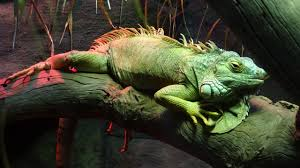
#> input picture topics_of_learning/image.jpg, 300 x 168 px
$ python image_processing.py
#> lines starting #> are read from the running program, lines starting #| are printed output that depends on the picture; after the words box and inside, x2 and y2 are one past the last pixel; in counts of white or black regions, pixels touching at a corner belong together
import cv2
import numpy as np

FILE_NAME = 'image.jpg'

# scaling image
try:
    img = cv2.imread(FILE_NAME)
#> img is the input picture: shape (168, 300, 3); mean B, G, R 46.3, 65, 65.3

    (height, width) = img.shape[:2]     # get number of pixels horizontaly and vertically
#> height = 168; width = 300

    # specify the size and interpolation method
    # cv2.INTER_AREA is used for shrinking
    # cv2.INTER_CUBIC is used for zooming
    img_res = cv2.resize(img, (int(width / 2), int(height / 2)), interpolation = cv2.INTER_CUBIC)
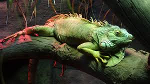
#> img_res: shape (84, 150, 3); mean B, G, R 46.4, 65, 65.3

    cv2.imwrite('result.jpg', img_res)    # write image back to disk

except IOError:
    print('Error while reading files!')


# rotating image

try:
    img = cv2.imread(FILE_NAME)

    (rows, cols) = img.shape[:2]
#> rows = 168; cols = 300

    # create a matrix for transformation
    # rotation w.r.t center to 45 degree without scaling
    matrix = cv2.getRotationMatrix2D((cols / 2, rows / 2), 45, 1)
    img_res = cv2.warpAffine(img, matrix, (cols, rows))
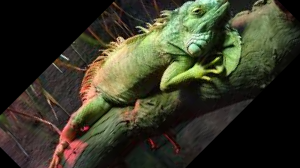
#> img_res: shape (168, 300, 3); mean B, G, R 39.3, 56.3, 56.4

    cv2.imwrite('result.jpg', img_res)

except IOError:
    print('Error while reading file!')

# translating image (shifting it within a given frame of reference)

# create translation matrix, shift: (x, y)
# M = [1 0 x]
#     [0 1 y]
# shift by (100, 50)
matrix = np.float32([[1, 0, -100], [0, 1, 50]])

try:
    img = cv2.imread('image.jpg')
    (rows, cols) = img.shape[:2]

    # warpAffine does shifting when given translation matrix
    img_res = cv2.warpAffine(img, matrix, (cols, rows))
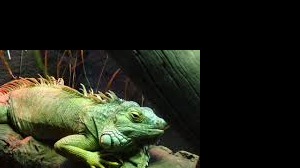
#> img_res: shape (168, 300, 3); mean B, G, R 26.6, 39.6, 37.1

    cv2.imwrite('result.jpg', img_res)

except IOError:
    print('Error while reading files!')

# edge detection

try:
    img = cv2.imread('bug.jpg')
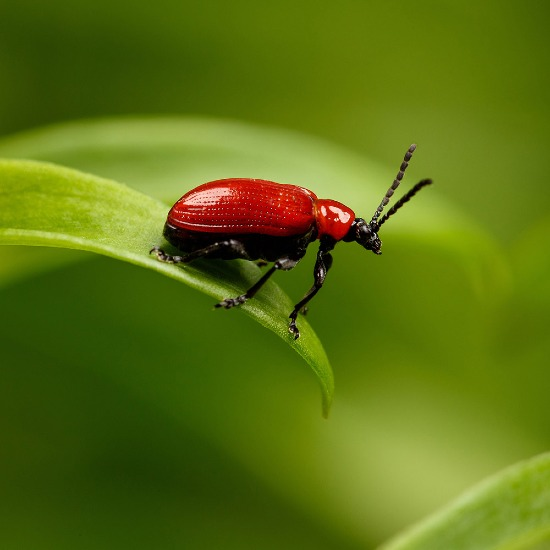
#> input picture topics_of_learning/bug.jpg, 550 x 550 px
#> img is the input picture: shape (550, 550, 3); mean B, G, R 17.5, 112.9, 91.4

    # Canny edge detection
    edges = cv2.Canny(img, 100, 200)          # (image, threshold1, threshold2)
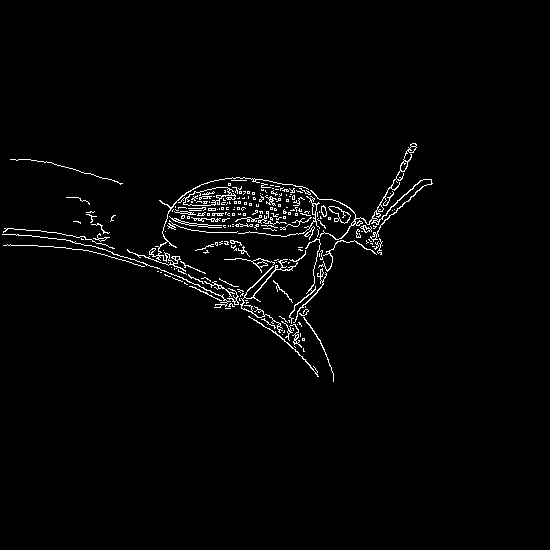
#> edges: shape (550, 550); 2% white in thin lines or dots, all inside (x1, y1, x2, y2) = (2, 143, 433, 382)
    # 1: high threshold value of intensity gradient
    # 2: low threshold value of intensity gradient

    cv2.imshow('edge detection', edges)
    cv2.waitKey(0)

    cv2.imwrite('result.jpg', edges)

except IOError:
    print ('Error while reading files!')

'''
Canny method for edge detection:

1) noise reduction using 5x5 gaussian filter
larger kernel - smaller sensitivity to noise, increase error of edge detection

2) finding intensity gradient
four filters with a Sobel kernel - vertical, horizontal and two diagonal directions

3) non-maximum suppresion - find the largest edge
all gradient values except local maxima set to 0
check if it is local maximum in its neighborhood in the direction of gradient (removes unwanted pixels which may not constitute the edge)

4) hysteresis thresholding - decide which edges are really edges (removes small pixel noises - edges are long lines)
max value: edges with intensity gradient above this level -> edges
min value: edges bellow this level -> non-edges
between thresholds: if connected to the sure-edge -> edge, if not -> non-edge
'''
